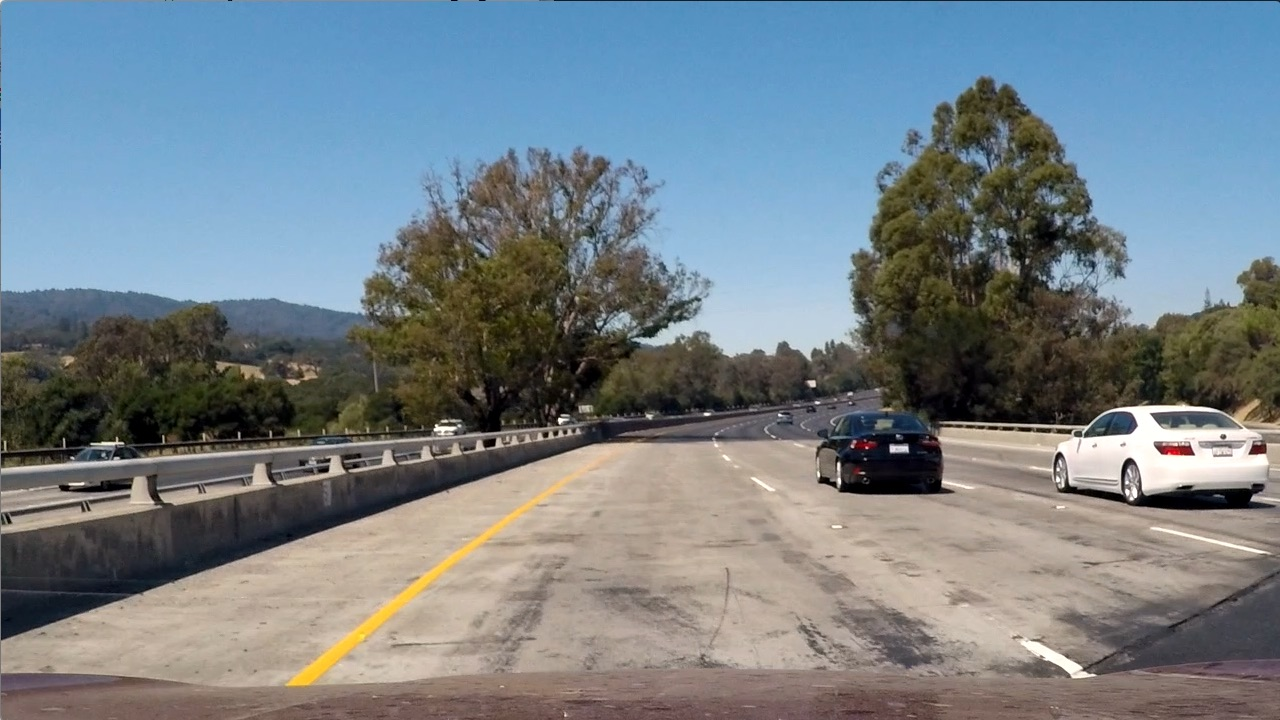
#> input picture CarND-VehicleDetection-P5/test_images/test1.jpg, 1280 x 720 px
$ python -i utils.py   (imports and definitions only)   (older library calls are emulated)
#> lines starting #> are read from the running program, lines starting #| are printed output that depends on the picture
import numpy as np
import cv2
from skimage.feature import hog
from skimage.feature import local_binary_pattern

# [38 lines left out: function slide_window, not called in this run]

def bin_spatial(img, size=(32, 32)):
    # Use cv2.resize().ravel() to create the feature vector
    features = cv2.resize(img, size).ravel()
    # Return the feature vector
    return features

# Define a function to compute color histogram features
def color_hist(img, nbins=32, bins_range=(0, 256)):
    # Compute the histogram of the color channels separately
    channel1_hist = np.histogram(img[:,:,0], bins=nbins, range=bins_range)
    channel2_hist = np.histogram(img[:,:,1], bins=nbins, range=bins_range)
    channel3_hist = np.histogram(img[:,:,2], bins=nbins, range=bins_range)
    # Concatenate the histograms into a single feature vector
    hist_features = np.concatenate((channel1_hist[0], channel2_hist[0], channel3_hist[0]))
    # Return the individual histograms, bin_centers and feature vector
    return hist_features

def extract_feature_lbp(image,radius=3,n_points = 24):
    img = cv2.cvtColor(image, cv2.COLOR_RGB2GRAY)
    lbp = local_binary_pattern(img, n_points, radius)
    return lbp.ravel()

# [57 lines left out: functions extract_features_spatial_bin_detect, extract_features_lbp_detect, extract_features_color_hist_detect, extract_features_hog_detect, not called in this run]

# Define a function to return HOG features and visualization
def get_hog_features(img, orient, pix_per_cell, cell_per_block,
                        vis=False, feature_vec=True):
    # Call with two outputs if vis==True
    if vis == True:
        features, hog_image = hog(img, orientations=orient, pixels_per_cell=(pix_per_cell, pix_per_cell),
                                  cells_per_block=(cell_per_block, cell_per_block), transform_sqrt=False,
                                  visualise=vis, feature_vector=feature_vec)
        return features, hog_image
    # Otherwise call with one output
    else:
        features = hog(img, orientations=orient, pixels_per_cell=(pix_per_cell, pix_per_cell),
                       cells_per_block=(cell_per_block, cell_per_block), transform_sqrt=False,
                       visualise=vis, feature_vector=feature_vec)
        return features

def extract_features_spatial_bin(image, cspace='RGB', spatial_size=(32, 32)):
    # Create a list to append feature vectors to
    features = []
    # apply color conversion if other than 'RGB'
    if cspace != 'RGB':
        if cspace == 'HSV':
            feature_image = cv2.cvtColor(image, cv2.COLOR_RGB2HSV)
        elif cspace == 'LAB':
            feature_image = cv2.cvtColor(image, cv2.COLOR_RGB2LAB)
        elif cspace == 'HLS':
            feature_image = cv2.cvtColor(image, cv2.COLOR_RGB2HLS)
        elif cspace == 'YUV':
            feature_image = cv2.cvtColor(image, cv2.COLOR_RGB2YUV)
    else:
        feature_image = np.copy(image)
    # Apply bin_spatial() to get spatial color features
    spatial_features = bin_spatial(feature_image, size=spatial_size)
    # Return list of feature vectors
    return spatial_features

def extract_features_color_hist(image, cspace='RGB', hist_bins=32, hist_range=(0, 256)):
    # Create a list to append feature vectors to
    features = []
    # apply color conversion if other than 'RGB'
    if cspace != 'RGB':
        if cspace == 'HSV':
            feature_image = cv2.cvtColor(image, cv2.COLOR_RGB2HSV)
        elif cspace == 'LAB':
            feature_image = cv2.cvtColor(image, cv2.COLOR_RGB2LAB)
        elif cspace == 'HLS':
            feature_image = cv2.cvtColor(image, cv2.COLOR_RGB2HLS)
        elif cspace == 'YUV':
            feature_image = cv2.cvtColor(image, cv2.COLOR_RGB2YUV)
    else: feature_image = np.copy(image)
    # Apply color_hist() also with a color space option now
    hist_features = color_hist(feature_image, nbins=hist_bins, bins_range=hist_range)
    # Return list of feature vectors
    return hist_features

def extract_features_hog(image, cspace='RGB', orient=9,
                        pix_per_cell=8, cell_per_block=2, hog_channel=0,vis=False, feature_vec=True):
    # Create a list to append feature vectors to
    features = []
    # apply color conversion if other than 'RGB'
    if cspace != 'RGB':
        if cspace == 'HSV':
            feature_image = cv2.cvtColor(image, cv2.COLOR_RGB2HSV)
        elif cspace == 'LAB':
            feature_image = cv2.cvtColor(image, cv2.COLOR_RGB2LAB)
        elif cspace == 'HLS':
            feature_image = cv2.cvtColor(image, cv2.COLOR_RGB2HLS)
        elif cspace == 'YUV':
            feature_image = cv2.cvtColor(image, cv2.COLOR_RGB2YUV)
        elif cspace == 'YCrCb':
            feature_image = cv2.cvtColor(image, cv2.COLOR_RGB2YCrCb)
    else: feature_image = np.copy(image)

    # Call get_hog_features() with vis=False, feature_vec=True
    if hog_channel == 'ALL':
        hog_features = []
        for channel in range(feature_image.shape[2]):
            hog_features.append(get_hog_features(feature_image[:,:,channel],
                                orient, pix_per_cell, cell_per_block,
                                vis, feature_vec))
        hog_features = np.ravel(hog_features)
    else:
        hog_features = get_hog_features(feature_image[:,:,hog_channel], orient,
                    pix_per_cell, cell_per_block, vis, feature_vec)
    # Return list of feature vectors
    return hog_features


# Define a function to extract features from a list of images
# Have this function call bin_spatial() and color_hist()
# [30 lines left out: function extract_features, not called in this run]

def extract_features_detection(image, sb_cspace='RGB', spatial_size=(32, 32),
                     ht_cspace='RGB', hist_bins=32, hist_range=(0, 256),hg_cspace='RGB',
                     orient=9, pix_per_cell=8, cell_per_block=2, hog_channel=0,
                     useSpatialFeat = True, useHistFeat = True, useHogFeat = True, useLBP = True):
    # Create a list to append feature vectors to
    features = []
    # Iterate through the list of images
    temp_features = []
    # Apply bin_spatial() to get spatial color features
    if useSpatialFeat:
        spatial_features = extract_features_spatial_bin(image,sb_cspace,spatial_size)
        temp_features.append(spatial_features)
    # Apply color_hist() also with a color space option now
    if useHistFeat:
        hist_features = extract_features_color_hist(image,ht_cspace,hist_bins,hist_range)
        temp_features.append(hist_features)
    # Call get_hog_features() with vis=False, feature_vec=True
    if useHogFeat:
        hog_features = extract_features_hog(image,hg_cspace,orient,pix_per_cell,cell_per_block,hog_channel)
        temp_features.append(hog_features)
    if useLBP:
        lbp_feature = extract_feature_lbp(image)
        temp_features.append(lbp_feature)
    # Append the new feature vector to the features list
    features.append(np.concatenate(temp_features))
    # Return list of feature vectors
    return features

# Define a function to draw bounding boxes
# [19 lines left out: functions draw_boxes, draw_boxes_heat, not called in this run]

>>> import cv2
>>> picture = cv2.cvtColor(cv2.imread('test_images/test1.jpg'), cv2.COLOR_BGR2RGB)
>>> result = extract_features_detection(picture)
#> in bin_spatial, `features = cv2.resize(img, size).ravel()`: features = 3072 values, max 255 at index 1813, min 0 at index 1737, mean 127.1
#> in extract_features_spatial_bin, `spatial_features = bin_spatial(feature_image, size=spatial_size)`: spatial_features has the same summary as features in bin_spatial
#> in extract_features_detection, `spatial_features = extract_features_spatial_bin(image,sb_cspace,spatia..`: spatial_features has the same summary as features in bin_spatial
#> in color_hist, `hist_features = np.concatenate((channel1_hist[0], channel2_hist[0], ch..`: hist_features = 96 values, max 111331 at index 89, min 936 at index 60, mean 28800
#> in get_hog_features, `features = hog(img, orientations=orient, pixels_per_cell=(pix_per_cell..`:
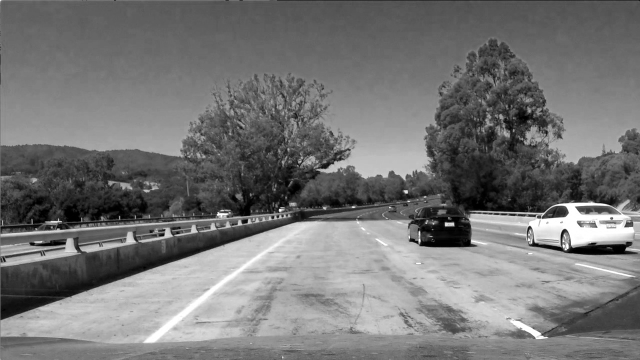
#> img: shape (720, 1280) (shown at 1/2 size); min 0, max 255, mean 117.5
#> in extract_feature_lbp, `img = cv2.cvtColor(image, cv2.COLOR_RGB2GRAY)`:
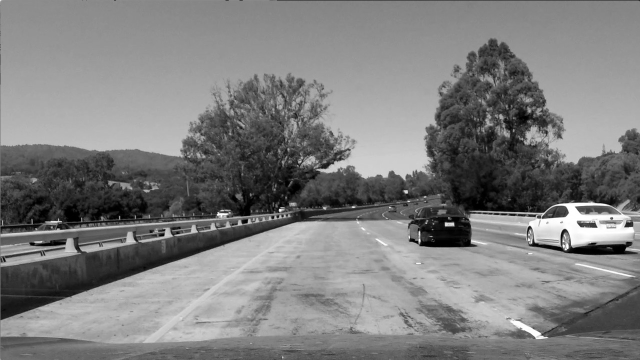
#> img: shape (720, 1280) (shown at 1/2 size); min 0, max 255, mean 126.1
#> in extract_feature_lbp, `lbp = local_binary_pattern(img, n_points, radius)`:
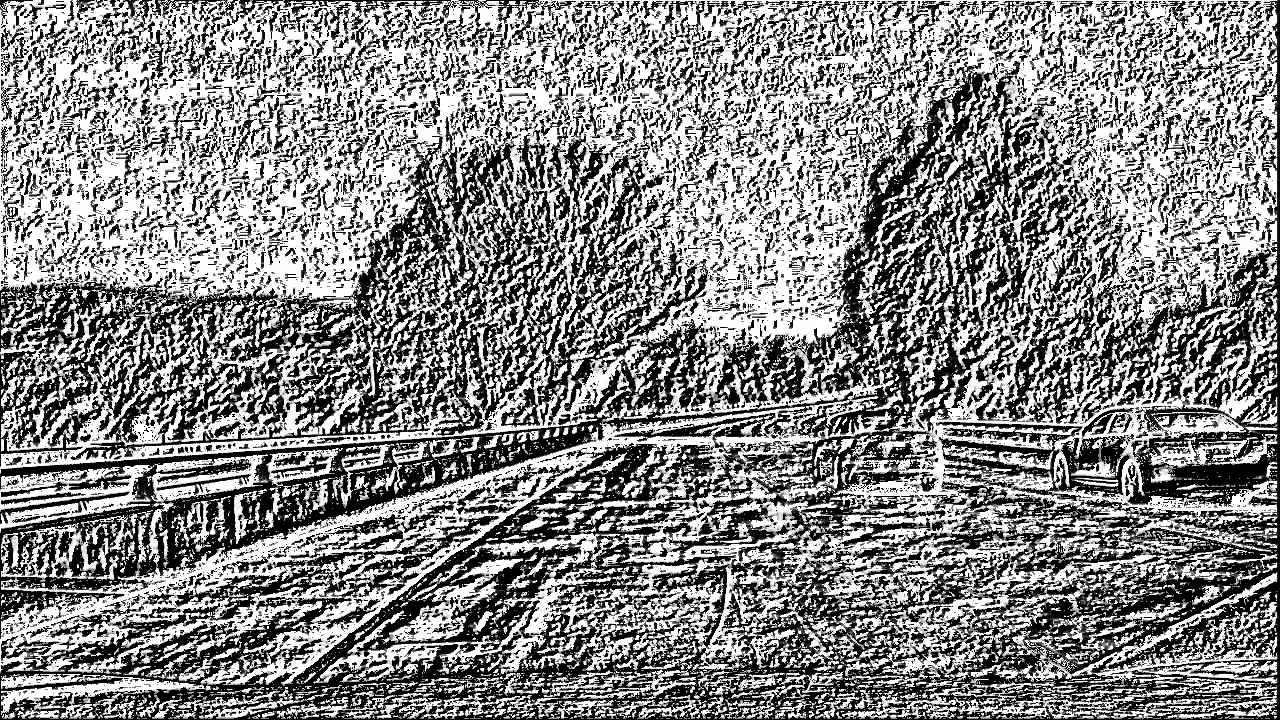
#> lbp: shape (720, 1280) float64; min 0, max 16777215, mean 9022410.7; drawn with min black and max white
#> result = 1 item

$ run again, on CarND-VehicleDetection-P5/test_images/test2.jpg
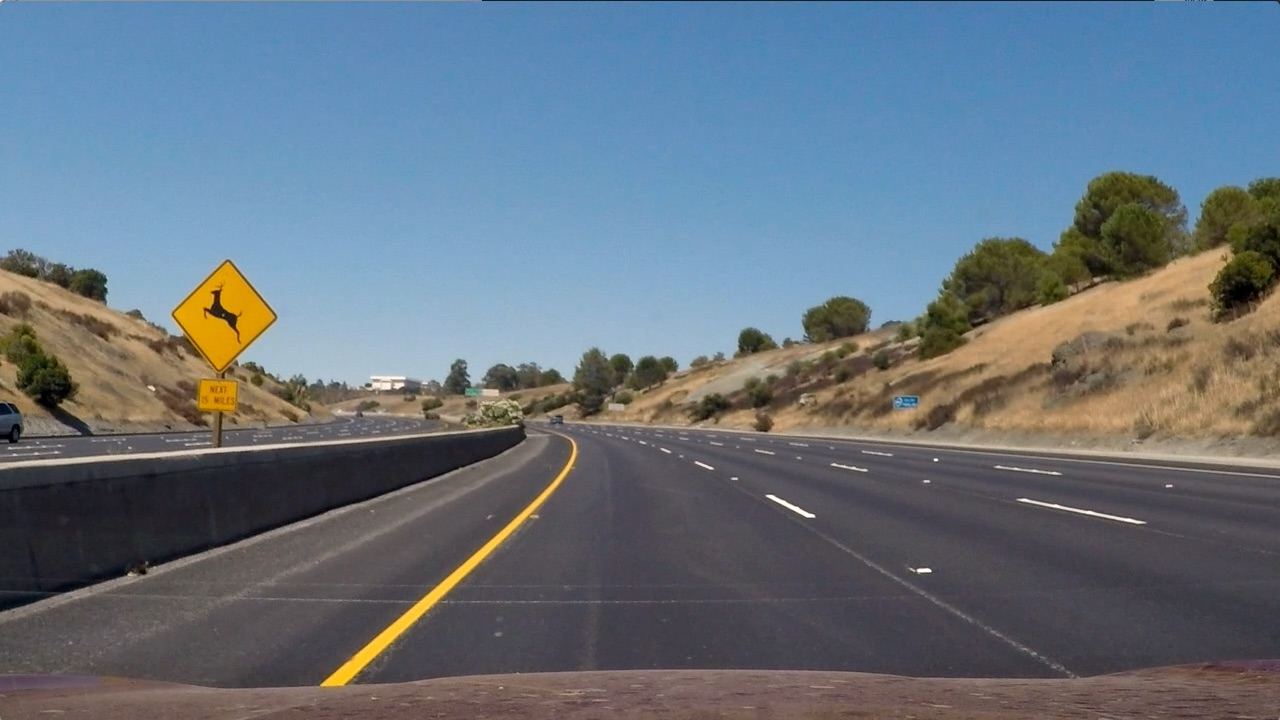
#> input picture CarND-VehicleDetection-P5/test_images/test2.jpg, 1280 x 720 px
#> features = 3072 values, max 253 at index 2433, min 0 at index 1361, mean 113.6
#> in extract_features_spatial_bin, `spatial_features = bin_spatial(feature_image, size=spatial_size)`: spatial_features has the same summary as features in bin_spatial
#> in extract_features_detection, `spatial_features = extract_features_spatial_bin(image,sb_cspace,spatia..`: spatial_features has the same summary as features in bin_spatial
#> in color_hist, `hist_features = np.concatenate((channel1_hist[0], channel2_hist[0], ch..`: hist_features = 96 values, max 117155 at index 74, min 82 at index 95, mean 28800
#> in extract_feature_lbp, `img = cv2.cvtColor(image, cv2.COLOR_RGB2GRAY)`:
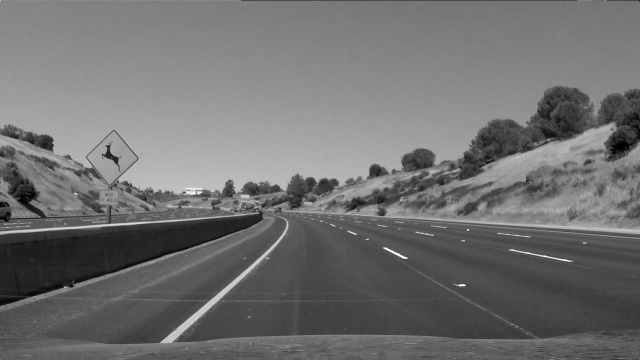
#> img: shape (720, 1280) (shown at 1/2 size); min 0, max 255, mean 112.3
#> in extract_feature_lbp, `lbp = local_binary_pattern(img, n_points, radius)`:
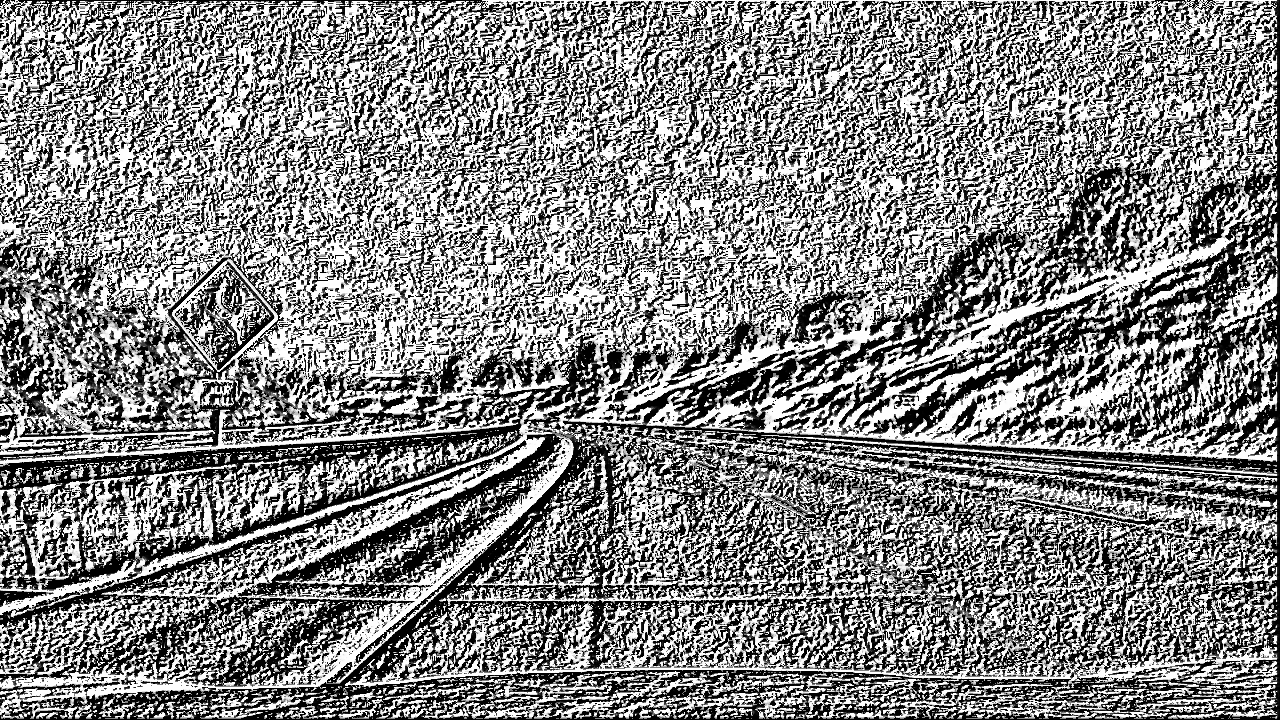
#> lbp: shape (720, 1280) float64; min 0, max 16777215, mean 8834017.7; drawn with min black and max white
#> result = 1 item

$ run again, on CarND-VehicleDetection-P5/test_images/test3.jpg
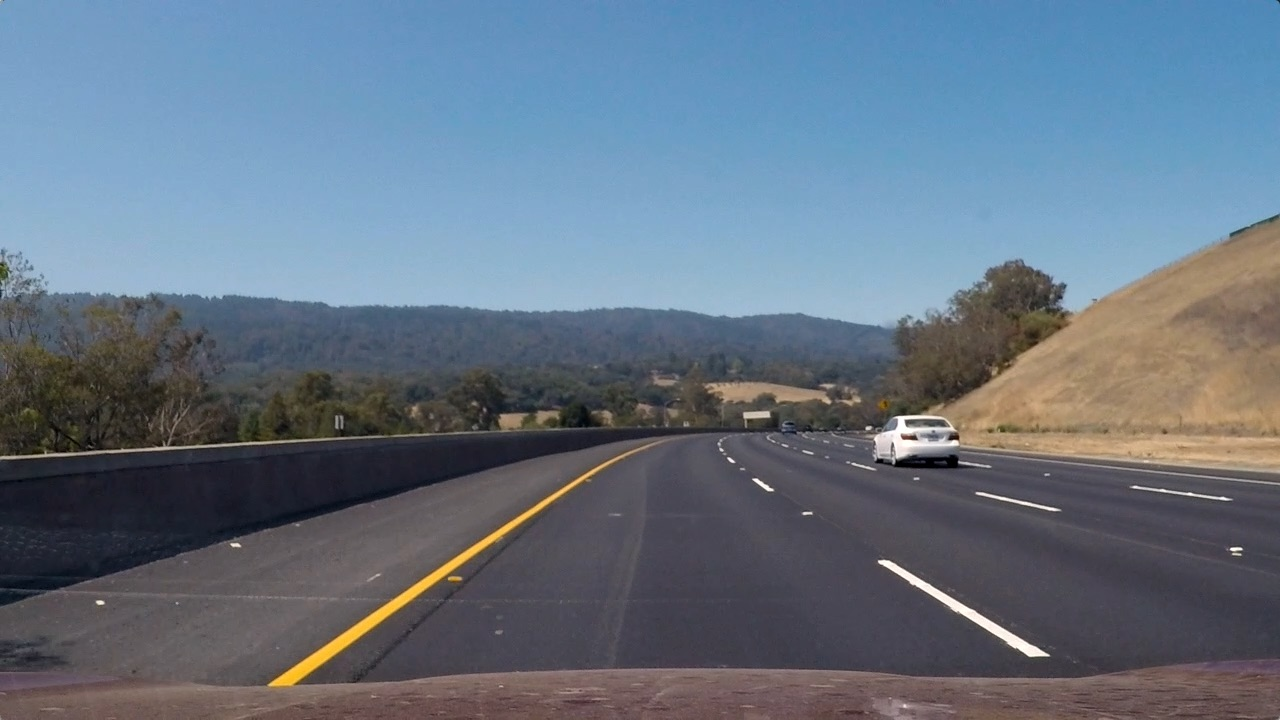
#> input picture CarND-VehicleDetection-P5/test_images/test3.jpg, 1280 x 720 px
#> features = 3072 values, max 255 at index 2712, min 12 at index 2403, mean 115.9
#> in extract_features_spatial_bin, `spatial_features = bin_spatial(feature_image, size=spatial_size)`: spatial_features has the same summary as features in bin_spatial
#> in extract_features_detection, `spatial_features = extract_features_spatial_bin(image,sb_cspace,spatia..`: spatial_features has the same summary as features in bin_spatial
#> in color_hist, `hist_features = np.concatenate((channel1_hist[0], channel2_hist[0], ch..`: hist_features = 96 values, max 140896 at index 89, min 252 at index 58, mean 28800
#> in extract_feature_lbp, `img = cv2.cvtColor(image, cv2.COLOR_RGB2GRAY)`:
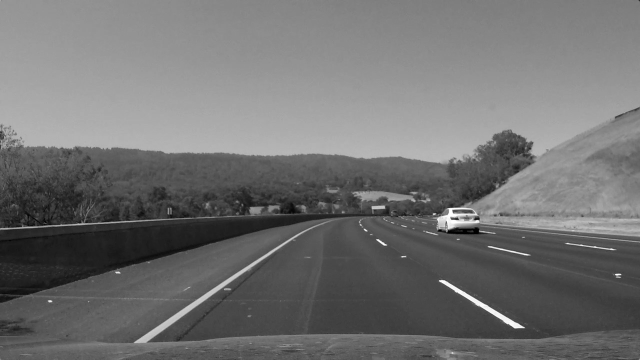
#> img: shape (720, 1280) (shown at 1/2 size); min 0, max 255, mean 112.8
#> in extract_feature_lbp, `lbp = local_binary_pattern(img, n_points, radius)`:
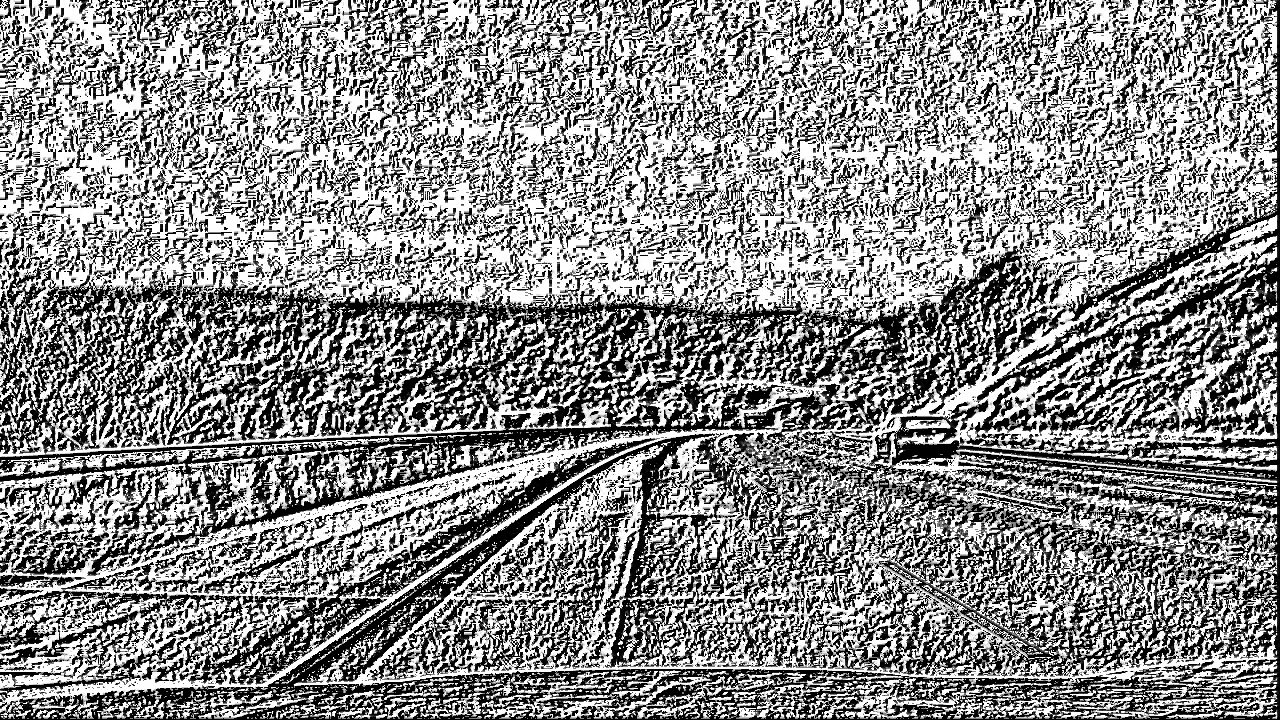
#> lbp: shape (720, 1280) float64; min 0, max 16777215, mean 9248601.3; drawn with min black and max white
#> result = 1 item
